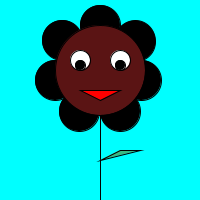
Frame 1 (no input)
Frame 60 (the mouse pressed at the canvas centre just before this capture): identical to frame 1, image omitted
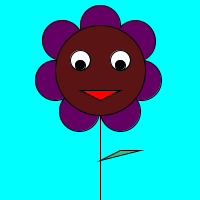
Frame 120 (the mouse held since frame 60 and released just before this capture)

The Processing sketch that drew these frames (run headless with seeded random() and noise(); from frame 60 on, the mouse is pressed at the canvas centre):

// Processing sketch: processing_25491
// ── processing_25491.pde

void setup() {
  size (200, 200);
}

void draw() {
  background (0,255,255);//blue sky
  smooth();

  ellipseMode(CENTER);
  //fill(160,20,116);//pink
  fill (mouseX,0,mouseY);
  //(mouseX + 19,mouseY-30,16,32);
  ellipse (100,25,40,40);//petal--top
  ellipse(135,41,41,41);//petal--right top
  ellipse(141,80,40,40);//petal-- right middle
  ellipse (120,111,40,40);//petal--bottom right
  ellipse(79,111,40,40);//petal--bottom left
  ellipse(55,80,40,40);//petal--left middle
  ellipse(62,40,40,40);//petal--left top
  fill (90,20,20);
  ellipse (100,70,90,90);//face 
  fill (255);//white
  ellipse (80,60,20,20);//left eye
  ellipse (120,60,20,20);//right eye
  fill (0);//black
  ellipse (80,65,10,10);//left eye black
  ellipse(120,65,10,10);//right eye black
  fill(255,0,0);//red
  triangle(80,90,100,100,120,90);//mouth

  fill(59,185,130);//green
  line (100,115,100,200);//stem
  fill (59,185,130);//green
  triangle (100,160,120,150,140,150);//leaf

  println("Flower Power!");
}
